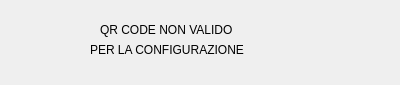
<?xml version="1.0" encoding="UTF-8"?>
<ui version="4.0">
 <class>ErrorMessage</class>
 <widget class="QDialog" name="ErrorMessage">
  <property name="geometry">
   <rect>
    <x>0</x>
    <y>0</y>
    <width>400</width>
    <height>85</height>
   </rect>
  </property>
  <property name="windowTitle">
   <string>Dialog</string>
  </property>
  <widget class="QLabel" name="label_2">
   <property name="geometry">
    <rect>
     <x>90</x>
     <y>40</y>
     <width>191</width>
     <height>20</height>
    </rect>
   </property>
   <property name="text">
    <string>PER LA CONFIGURAZIONE</string>
   </property>
  </widget>
  <widget class="QLabel" name="label">
   <property name="geometry">
    <rect>
     <x>100</x>
     <y>20</y>
     <width>201</width>
     <height>20</height>
    </rect>
   </property>
   <property name="text">
    <string>QR CODE NON VALIDO</string>
   </property>
  </widget>
 </widget>
 <resources/>
 <connections/>
</ui>
